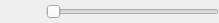
<?xml version="1.0" encoding="UTF-8"?>
<ui version="4.0">
 <class>VolumeSlider</class>
 <widget class="QWidget" name="VolumeSlider">
  <property name="geometry">
   <rect>
    <x>0</x>
    <y>0</y>
    <width>219</width>
    <height>23</height>
   </rect>
  </property>
  <property name="windowTitle">
   <string/>
  </property>
  <layout class="QHBoxLayout" name="horizontalLayout">
   <property name="margin">
    <number>0</number>
   </property>
   <item>
    <widget class="QPushButton" name="MuteButton_">
     <property name="text">
      <string/>
     </property>
     <property name="flat">
      <bool>true</bool>
     </property>
    </widget>
   </item>
   <item>
    <widget class="QSlider" name="Slider_">
     <property name="orientation">
      <enum>Qt::Horizontal</enum>
     </property>
    </widget>
   </item>
  </layout>
 </widget>
 <resources/>
 <connections/>
</ui>
